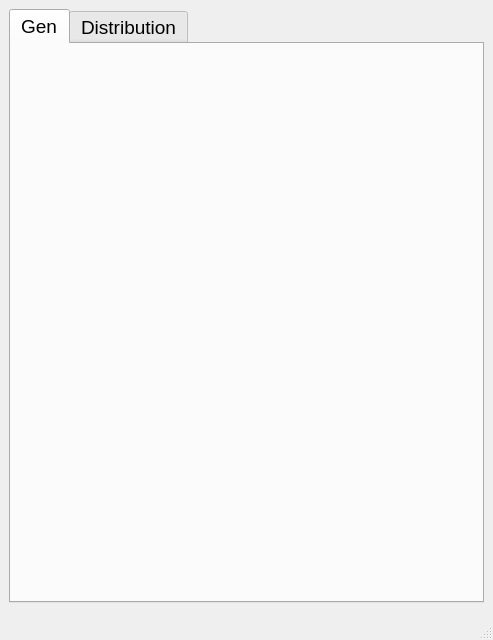
<?xml version="1.0" encoding="UTF-8"?>
<ui version="4.0">
 <class>MainWindow</class>
 <widget class="QMainWindow" name="MainWindow">
  <property name="geometry">
   <rect>
    <x>0</x>
    <y>0</y>
    <width>493</width>
    <height>640</height>
   </rect>
  </property>
  <property name="font">
   <font>
    <pointsize>14</pointsize>
   </font>
  </property>
  <widget class="QWidget" name="centralwidget">
   <layout class="QVBoxLayout" name="verticalLayout">
    <item>
     <widget class="QTabWidget" name="tabWidget">
      <property name="enabled">
       <bool>true</bool>
      </property>
      <property name="currentIndex">
       <number>0</number>
      </property>
      <widget class="pg::GenPage" name="gen">
       <attribute name="title">
        <string>Gen</string>
       </attribute>
      </widget>
      <widget class="pg::DistributionPage" name="distribution">
       <property name="enabled">
        <bool>true</bool>
       </property>
       <attribute name="title">
        <string>Distribution</string>
       </attribute>
      </widget>
     </widget>
    </item>
   </layout>
  </widget>
  <widget class="QMenuBar" name="menubar">
   <property name="geometry">
    <rect>
     <x>0</x>
     <y>0</y>
     <width>493</width>
     <height>21</height>
    </rect>
   </property>
  </widget>
  <widget class="QStatusBar" name="statusbar"/>
 </widget>
 <customwidgets>
  <customwidget>
   <class>pg::GenPage</class>
   <extends>QWidget</extends>
   <header location="global">pswgen/GenPage.hpp</header>
   <container>1</container>
  </customwidget>
  <customwidget>
   <class>pg::DistributionPage</class>
   <extends>QWidget</extends>
   <header location="global">pswgen/DistributionPage.hpp</header>
   <container>1</container>
  </customwidget>
 </customwidgets>
 <resources/>
 <connections/>
</ui>
